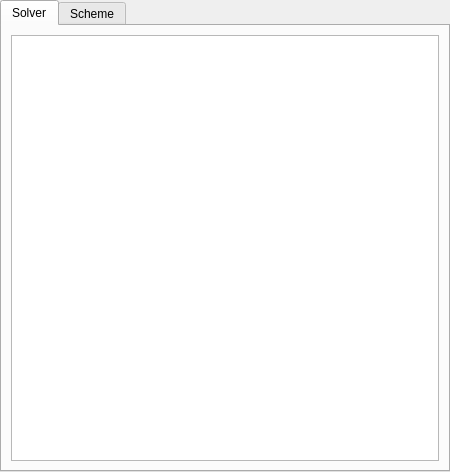
<ui version="4.0" >
 <class>NumericalParamEquationForm</class>
 <widget class="QWidget" name="NumericalParamEquationForm" >
  <property name="geometry" >
   <rect>
    <x>0</x>
    <y>0</y>
    <width>450</width>
    <height>472</height>
   </rect>
  </property>
  <property name="windowTitle" >
   <string>Form</string>
  </property>
  <layout class="QGridLayout" >
   <property name="leftMargin" >
    <number>0</number>
   </property>
   <property name="topMargin" >
    <number>0</number>
   </property>
   <property name="rightMargin" >
    <number>0</number>
   </property>
   <property name="bottomMargin" >
    <number>0</number>
   </property>
   <item row="0" column="0" >
    <widget class="QTabWidget" name="tabWidgetScheme" >
     <property name="minimumSize" >
      <size>
       <width>400</width>
       <height>0</height>
      </size>
     </property>
     <property name="font" >
      <font>
       <weight>50</weight>
       <italic>false</italic>
       <bold>false</bold>
      </font>
     </property>
     <property name="currentIndex" >
      <number>0</number>
     </property>
     <widget class="QWidget" name="tab_2" >
      <attribute name="title" >
       <string>Solver</string>
      </attribute>
      <layout class="QGridLayout" >
       <item row="0" column="0" >
        <widget class="QTableView" name="tableViewSolver" >
         <property name="minimumSize" >
          <size>
           <width>400</width>
           <height>0</height>
          </size>
         </property>
        </widget>
       </item>
      </layout>
     </widget>
     <widget class="QWidget" name="tab" >
      <attribute name="title" >
       <string>Scheme</string>
      </attribute>
      <layout class="QGridLayout" >
       <item row="0" column="0" >
        <widget class="QTableView" name="tableViewScheme" >
         <property name="minimumSize" >
          <size>
           <width>420</width>
           <height>0</height>
          </size>
         </property>
        </widget>
       </item>
      </layout>
     </widget>
    </widget>
   </item>
  </layout>
 </widget>
 <resources/>
 <connections/>
</ui>
